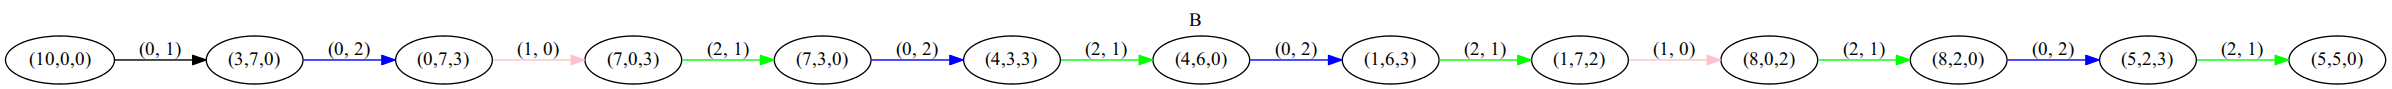

The script that drew this image:
#/usr/bin/python
import itertools
import random

iteration = [(10,0,0)]
capacity =[10,7,3]
operators = [i for i in list(itertools.product([0,1,2],[0,1,2])) if i[0]!=i[1]]

def drop_water(state_tp, src, dest):

    if state_tp[src]>0 and state_tp[dest]<capacity[dest]:

        state = list(state_tp) # make it list

        if state[src] > capacity[dest]-state[dest]:     # with remain
            state[src] -= capacity[dest]-state[dest]
            state[dest] = capacity[dest]
        else:                                           # no remain
            state[dest] += state[src]
            state[src] = 0

        new_state_tp = tuple(state)   # make it tuple again
        if new_state_tp not in iteration:
            iteration.append(new_state_tp)
            add_to_graph(state_tp, new_state_tp, (src, dest))
            print ("from" + str(state_tp)+"found new " + str(new_state_tp))
            return 1
        return 0

def add_to_graph(t1, t2, s):
    colorMap = {(0,1):'black',
                (1,2):'red',
                (2,1):'green',
                (2,0):'orange',
                (1,0):'pink',
                (0,2):'blue'}

    str1 = '"('+str(t1[0])+','+str(t1[1])+','+str(t1[2])+')"'
    if t2 is not None:
        str2 = '"('+str(t2[0])+','+str(t2[1])+','+str(t2[2])+')"'
        f.write(str1 + '->' + str2 + ' [color = ' + colorMap[s] + ']'+'[label="'+str(s) +'"]\n')
    else:
        f.write(str1 + '\n')

f = open('tree.dot','w')
f.write('digraph {\n')
f.write('labelloc="t";\nlabel="B";\n')

largest = [0,1,2]
fullest = []

for i in iteration:
    fullest = [x for (y,x) in sorted(zip(list(i),[0,1,2]))][::-1]
    fullest.remove(0)
    best_ops = [(0,1),(0,2),(fullest[0],0),(fullest[0],fullest[1]),(fullest[1],0),(fullest[1],fullest[0])]

    for op in best_ops:
        if drop_water(i,op[0],op[1])==1:break

    if iteration[-1]==(5,5,0):break

f.write('}\n')
f.close()
